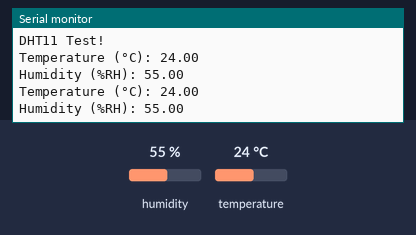
The sketch below on a simulated ESP32. On the bench: the last lines printed to the serial monitor. Inputs (shaded band) come from the test bench; at power-on: humidity 55 %, temperature 24 °C.

Above: at 4.8 s.
4.9 s: humidity set to 22 %
At 6.7 s:
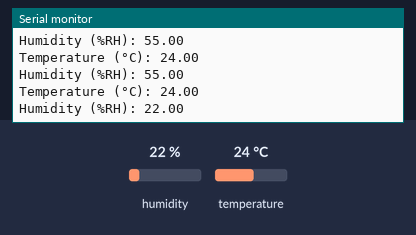
7.9 s: temperature set to 12 °C
At 9.1 s:
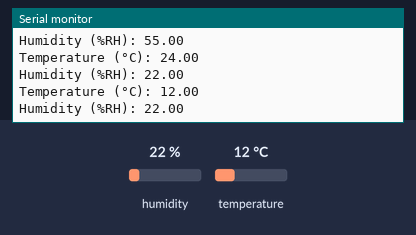
10.9 s: humidity set to 40 %
At 12.7 s:
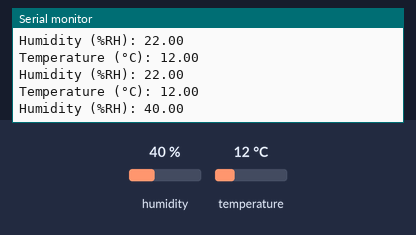
Timing chart, 0 to 14.2 s (numbered marks = the images above; inputs shaded):
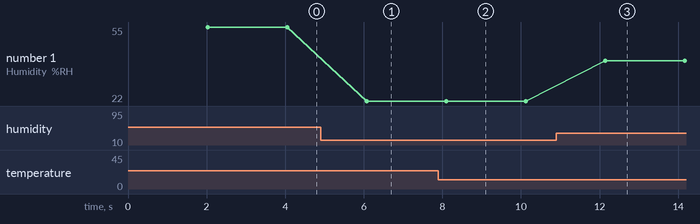

The sketch:

02___i___Dht11_temperature_humidity.ino
```cpp
/*
2(i). To interface DHT11 sensor with Arduino/Raspberry Pi and write a program to print temperature and humidity readings.
Steps:
● Write the program
● Select the board-->DOIT ESP32 DEVKIT V1-->COM 4 serial port USB
● Pin connection: GPIO 4 to DHT11 O/P
● Install DHT sensor library by Adafruit
● Install Adafruit ST7735 library
● Click on Verify, Upload & check the output in serial monitor (displays Temperature & Humidity values)
*/

/* Program to read temperature and humidity from DHT11 sensor and print values */

#include "DHT.h"

// Define pin connected to DHT11 sensor
#define DHTPIN 4     // Digital pin connected to the DHT sensor
#define DHTTYPE DHT11 // Define the sensor type (DHT11)

// Initialize the DHT sensor
DHT Dht(DHTPIN, DHTTYPE);

float temp = 0;  // Variable to store temperature
float hum = 0;   // Variable to store humidity

void setup() {
  Serial.begin(9600);  // Initialize serial communication
  Serial.println("DHT11 Test!");  // Print message to serial monitor
  Dht.begin();  // Initialize the DHT sensor
}

void loop() {
  // Wait 2 seconds between measurements
  delay(2000);

  // Read the temperature and humidity from the sensor
  temp = Dht.readTemperature();  // Get temperature in Celsius
  hum = Dht.readHumidity();     // Get humidity percentage

  // Check if the readings are valid
  if (isnan(temp) || isnan(hum)) {
    Serial.println("DHT11 sensor pin not connected properly!");  // If invalid, print error message
    delay(1000);  // Wait for 1 second before retrying
    return;
  }

  // Print temperature and humidity values to the serial monitor
  Serial.print("Temperature (°C): ");
  Serial.println(temp);
  Serial.print("Humidity (%RH): ");
  Serial.println(hum);
  Serial.println();  // Print a blank line for clarity
}
```

Measured:
- after the input at 4.9 s, the serial monitor: prints a new line after 1.2 s (image 1)
- after the input at 7.9 s, the serial monitor: prints a new line after 0.19 s (image 2)
- after the input at 10.9 s, the serial monitor: prints a new line after 1.2 s (image 3)
- plotted number 1: 55 → 22 after the input at 4.9 s, 22 → 40 after the input at 10.9 s
